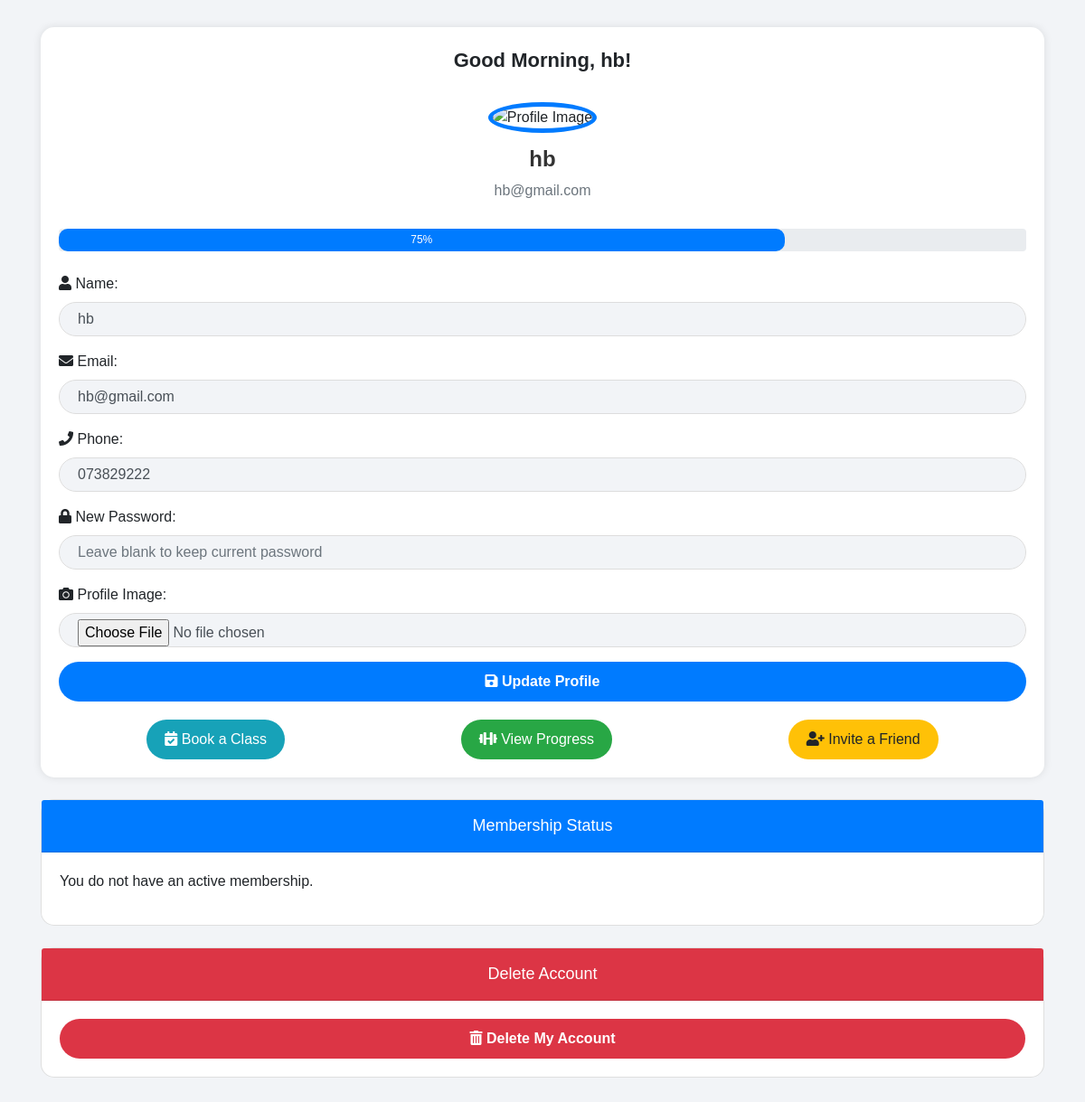
Page /profile.php (signed in) on the committed database.
### tables this page shows
CREATE TABLE `users` (
  `user_id` int(11) NOT NULL,
  `name` varchar(255) DEFAULT NULL,
  `email` varchar(255) DEFAULT NULL,
  `password` varchar(255) DEFAULT NULL,
  `role` varchar(50) DEFAULT NULL,
  `image` varchar(255) DEFAULT NULL,
  `phone` varchar(20) DEFAULT NULL,
  `created_at` timestamp NOT NULL DEFAULT CURRENT_TIMESTAMP
);

### profile.php (the view, shortened to what this page needs)
<?php
include 'config.php';
$user_id = $_SESSION['user']['id'] ?? null;
$stmt = $conn->prepare("SELECT * FROM users WHERE user_id = ?");
$stmt->bind_param("i", $user_id);
$stmt->execute();
$user = $stmt->get_result()->fetch_assoc();
$fields_total = 4;
$fields_filled = 0;
if (!empty($user['name'])) $fields_filled++;
if (!empty($user['email'])) $fields_filled++;
if (!empty($user['phone'])) $fields_filled++;
$profile_completion = ($fields_filled / $fields_total) * 100;
?>
<!DOCTYPE html>
<html lang="en">
<head>
    <link href="https://stackpath.bootstrapcdn.com/bootstrap/4.5.2/css/bootstrap.min.css" rel="stylesheet">
    <link href="https://cdnjs.cloudflare.com/ajax/libs/font-awesome/5.15.4/css/all.min.css" rel="stylesheet">
</head>
<body>
    <div class="container">
        <div class="profile-container">
            <div class="greeting">
                <?php
                $hour = date('H');
                if ($hour < 12) {
                    echo "Good Morning, " . htmlspecialchars($user['name']) . "!";
                } elseif ($hour < 18) {
                    echo "Good Afternoon, " . htmlspecialchars($user['name']) . "!";
                } else {
                    echo "Good Evening, " . htmlspecialchars($user['name']) . "!";
                }
                ?>
            </div>
            <div class="profile-header">
                <img src="<?php echo htmlspecialchars($user['image']); ?>" alt="Profile Image">
                <h2><?php echo htmlspecialchars($user['name']); ?></h2>
                <p class="text-muted"><?php echo htmlspecialchars($user['email']); ?></p>
            </div>
            <div class="progress mb-4" style="height: 25px;">
                <div class="progress-bar" role="progressbar" style="width: <?php echo $profile_completion; ?>%;" aria-valuenow="<?php echo $profile_completion; ?>" aria-valuemin="0" aria-valuemax="100">
                    <?php echo round($profile_completion); ?>%
                </div>
            </div>
            <form method="POST" action="" enctype="multipart/form-data">
                <div class="form-group">
                    <label for="name"><i class="fas fa-user"></i> Name:</label>
                    <input type="text" name="name" id="name" class="form-control" value="<?php echo htmlspecialchars($user['name']); ?>" required>
                </div>
                <div class="form-group">
                    <label for="email"><i class="fas fa-envelope"></i> Email:</label>
                    <input type="email" name="email" id="email" class="form-control" value="<?php echo htmlspecialchars($user['email']); ?>" required>
                </div>
                <div class="form-group">
                    <label for="phone"><i class="fas fa-phone"></i> Phone:</label>
                    <input type="tel" name="phone" id="phone" class="form-control" value="<?php echo htmlspecialchars($user['phone'] ?? ''); ?>" placeholder="Enter your phone number">
                </div>
                <div class="form-group">
                    <label for="password"><i class="fas fa-lock"></i> New Password:</label>
                    <input type="password" name="password" id="password" class="form-control" placeholder="Leave blank to keep current password">
                </div>
                <div class="form-group">
                    <label for="profile_image"><i class="fas fa-camera"></i> Profile Image:</label>
                    <input type="file" name="profile_image" id="profile_image" class="form-control">
                </div>
                <button type="submit" class="btn btn-primary btn-block"><i class="fas fa-save"></i> Update Profile</button>
            </form>
            <div class="quick-actions">
                <button class="btn btn-info"><i class="fas fa-calendar-check"></i> Book a Class</button>
                <button class="btn btn-success"><i class="fas fa-dumbbell"></i> View Progress</button>
                <button class="btn btn-warning"><i class="fas fa-user-plus"></i> Invite a Friend</button>
            </div>
        </div>
        <div class="card mt-4">
            <div class="card-header">
                Membership Status
            </div>
            <div class="card-body">
                <?php
                $stmt = $conn->prepare("SELECT * FROM memberships WHERE user_id = ? AND end_date > NOW()");
                $stmt->bind_param("i", $user_id);
                $stmt->execute();
                $membership = $stmt->get_result()->fetch_assoc();
                if ($membership):
                ?>
                    <p>Your membership is active until: <strong><?php echo date('F j, Y', strtotime($membership['end_date'])); ?></strong></p>
                <?php else: ?>
                    <p>You do not have an active membership.</p>
                <?php endif; ?>
            </div>
        </div>
        <div class="card mt-4 mb-5">
            <div class="card-header bg-danger text-white">
                Delete Account
            </div>
            <div class="card-body">
                <form method="POST" action="delete_account.php" onsubmit="return confirm('Are you sure you want to delete your account? This action cannot be undone.');">
                    <button type="submit" class="btn btn-danger btn-block"><i class="fas fa-trash-alt"></i> Delete My Account</button>
                </form>
            </div>
        </div>
    </div>
</body>
</html>

### profile.php (style rules this page uses)
body { background-color: #f2f4f7; font-family: 'Arial', sans-serif; }
.profile-container { background-color: white; border-radius: 15px; padding: 20px; margin-top: 30px; box-shadow: 0px 0px 10px rgba(0, 0, 0, 0.1); }
.profile-header { text-align: center; margin-bottom: 30px; }
.profile-header h2 { font-size: 24px; font-weight: 700; color: #333; }
.profile-header img { width: 120px; height: 120px; border-radius: 50%; border: 5px solid #007bff; margin-bottom: 15px; }
.progress-bar { background-color: #007bff; border-radius: 10px; }
.form-control { border-radius: 30px; background-color: #f2f4f7; border: 1px solid #ddd; padding-left: 20px; }
.btn-primary { background-color: #007bff; border-radius: 30px; border: none; padding: 10px 20px; font-size: 16px; font-weight: 700; }
.card { border-radius: 15px; margin-bottom: 20px; }
.card-header { border-radius: 15px 15px 0 0; background-color: #007bff; color: white; font-size: 18px; padding: 15px; text-align: center; }
.card-body { padding: 20px; }
.btn-danger { background-color: #dc3545; border-radius: 30px; border: none; padding: 10px 20px; font-size: 16px; font-weight: 700; }
.greeting { font-size: 22px; font-weight: 600; text-align: center; margin-bottom: 30px; }
.quick-actions { display: flex; justify-content: space-around; margin-top: 20px; }
.quick-actions button { border-radius: 30px; padding: 10px 20px; font-size: 16px; border: none; transition: all 0.3s; }

### rows in the picture
users: name "hb", email "hb@gmail.com", phone "073829222"

### other values in the picture
$profile_completion "75"
